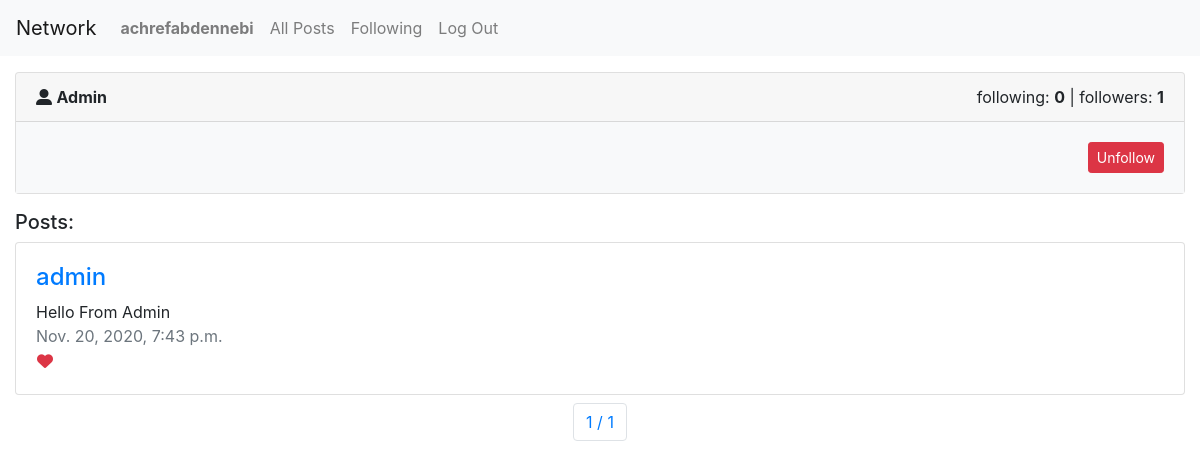
The page /profile/2 (signed in) on the database its author committed.
### network/models.py (models this page shows, shortened)
class User(AbstractUser):
    pass

class Post(models.Model):
    content = models.CharField(max_length=250)
    created_by = models.ForeignKey(User,null=True, blank=True, on_delete=DO_NOTHING, related_name="users")
    created_date = models.DateTimeField()

### network/views.py (the view)
# urls.py: path("profile/<int:profile_id>", views.getProfile, name="profile"),
@login_required(login_url='/login')
def getProfile(request, profile_id):
    try:
        profile = User.objects.get(pk=profile_id)
        following = profile.following.count()
        followersCount = profile.followers.count()
        posts = Post.objects.filter(created_by=profile.id).all().order_by('-created_date')
        is_followed = profile.followers.filter(following_id = profile_id).exists()
        paginator= Paginator(posts, 10);
        page_number = request.GET.get('page')
        post_page = paginator.get_page(page_number)
    except User.DoesNotExist:
        raise CommandError("Post not saved")
    return render(request, "network/profile.html", {
        "profile": profile,
        "following": following,
        "followers" : followersCount,
        "is_followed": is_followed,
        "posts": post_page
    })

### network/templates/network/profile.html (shortened to what this page needs)
{% extends "network/layout.html" %}
{% block body %}
<div class="container-fluid mt-3">
    <div class="card">
        <div class="card-header">
          <div class="float-left">
            <i class="fas fa-user-alt"></i>
            <span class="font-weight-bold text-capitalize">{{ profile }}</span>
          </div>
          <div class="float-right">
            <div>
                <span>following: <strong>{{following}}</strong></span> |
                <span>followers: <strong>{{followers}}</strong></span>
            </div>
          </div>
        </div>
        <div class="card-body bg-light">
        {% if user.id != profile.id%}
        <div class="float-right">
            {% if is_followed %}
                <form action="{% url 'unfollow' profile.id %}" method="post">
                    <button type="submit" class="btn btn-danger btn-sm">
                        Unfollow
                    </button>
                </form>
            {% endif  %}
        </div>
        {% endif %}
        </div>
    </div>
</div>
<div class="container-fluid mt-3">
    <h5>Posts: </h5>
    {% for post in posts %}
    <div class="row mt-2">
        <div class="col-md-12">
            <div class="card">
                <div class="card-body">
                    <div class="post-detail">
                        <h4>
                            <a href="{% url 'profile' post.created_by.id %}">
                                {{ post.created_by }}
                            </a>
                        </h4>
                        <div class="post-content">
                            {{ post.content }}
                        </div>
                        <span class="text-muted">{{ post.created_date }}</span>
                        <div class="post-reaction">
                            <button type="button" class="btn p-0">
                                <i class="fas fa-heart text-danger"></i>
                            </button>
                        </div>
                    </div>
                </div>
            </div>
        </div>
    </div>
    {% endfor %}
    <div class="row mt-2">
        <div class="col-md-12">
            <nav aria-label="pagination">
                <ul class="pagination justify-content-center">
                    <li class="page-item">
                        <a class="page-link" href="#"> {{ posts.number }} / {{ posts.paginator.num_pages }}</a>
                    </li>
                </ul>
            </nav>
        </div>
    </div>
</div>
{% endblock %}

### network/templates/network/layout.html (shortened to what this page needs)
{% load static %}
<!DOCTYPE html>
<html lang="en">
    <head>
        <link rel="stylesheet" href="https://stackpath.bootstrapcdn.com/bootstrap/4.4.1/css/bootstrap.min.css">
        <link href="{% static 'network/styles.css' %}" rel="stylesheet">
    </head>
    <body>
        <nav class="navbar navbar-expand-lg navbar-light bg-light">
            <a class="navbar-brand" href="#">Network</a>
            <div>
              <ul class="navbar-nav mr-auto">
                {% if user.is_authenticated %}
                    <li class="nav-item">
                        <a class="nav-link" href="{% url 'index' %}"><strong>{{ user.username }}</strong></a>
                    </li>
                {% endif %}
                <li class="nav-item">
                  <a class="nav-link" href="{% url 'posts' %}">All Posts</a>
                </li>
                {% if user.is_authenticated %}
                    <li class="nav-item">
                        <a class="nav-link" href="{% url 'following' %}">Following</a>
                    </li>
                    <li class="nav-item">
                        <a class="nav-link" href="{% url 'logout' %}">Log Out</a>
                    </li>
                {% endif %}
              </ul>
            </div>
          </nav>
        <div class="body">
            {% block body %}
            {% endblock %}
        </div>
    </body>
</html>

### rows shown on the page
User: username "achrefabdennebi"
User: username "Admin"
Post: created_by "admin", content "Hello From Admin", created_date "Nov. 20, 2020, 7:43 p.m."

### other values the page prints
{{ following }} "0"
{{ followers }} "1"
{{ posts.number }} "1"
{{ posts.paginator.num_pages }} "1"
